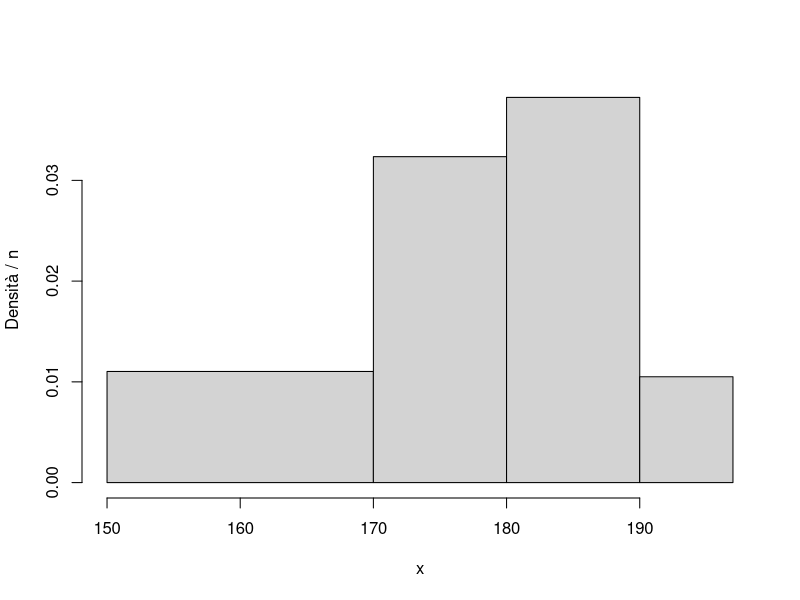
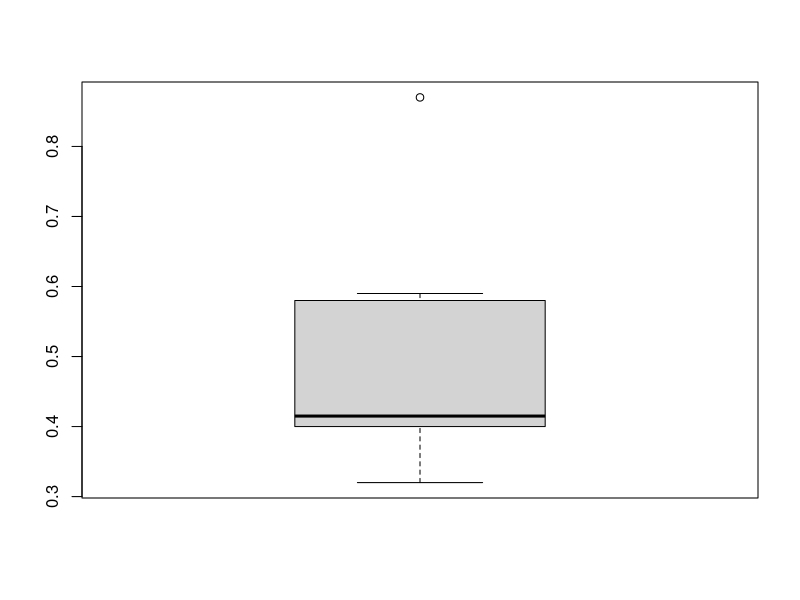

R code for these plots, in order:
## ---- chunk 1
knitr::opts_chunk$set(echo = F, eval = T, message = F, warning = F, error = F, comment = NA, cache = F, include = T, R.options = list(width = 100), collapse = T, dpi = 200, fig.align = "center", fig.height = 4, fig.width = 8)
## ---- chunk 2
x <- c(rep(155, 30), rep(175,44), rep(185,52), rep(195,10))
breaks <- c(150,170,180,190,197)
hist(x, breaks = breaks, freq=FALSE, main = "", ylab= "Densità / n")
## ---- chunk 3
x <- c(0.38, 0.32, 0.59, 0.58, 0.41, 0.87,   0.54,  0.4, 0.42, 0.4) 
## ---- chunk 4
quantile(x, type = 1)[c(2,4)]
## ---- chunk 5
boxplot(x)
